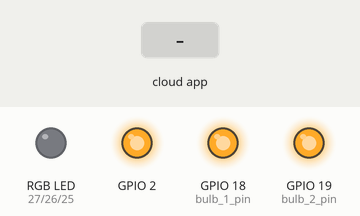
This sketch was run on a simulated ESP32. Shown: an RGB LED mixed from three pins (HIGH = lit), output pins drawn as LEDs (lit = HIGH). Inputs (shaded band) come from the test bench. WiFi joins after 1.5 s; servers stay silent unless stated; the Firebase database answers and starts empty.

Above: at 1.4 s.
1.5 s: the phone or cloud app sets oneIsOn to 1
At 1.9 s:
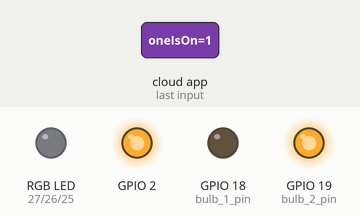
3.0 s: the phone or cloud app sets oneIsOn to 0
At 4.5 s:
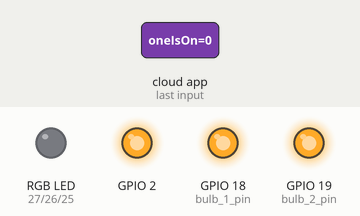
4.8 s: the phone or cloud app sets twoIsOn to 1
At 5.7 s:
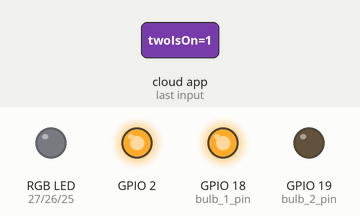
Timing chart, 0 to 7.8 s (numbered marks = the images above; inputs shaded):
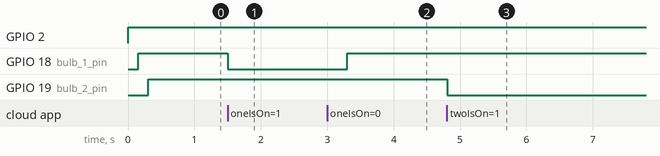

The sketch:

iot.ino
```cpp
#if defined(ESP32)
#include <WiFi.h>
#include <FirebaseESP32.h>
#elif defined(ESP8266)
#include <ESP8266WiFi.h>
#include <FirebaseESP8266.h>
#endif
#include <addons/TokenHelper.h>
#include <addons/RTDBHelper.h>

// WiFi Credentials
#define WIFI_SSID "*************************"
#define WIFI_PASSWORD "*************************"

// Firebase Credentials
#define API_KEY "*************************"
#define DATABASE_URL "*************************"

// Firebase RTDB Config
FirebaseData fbdo;
FirebaseAuth auth;
FirebaseConfig config;

// Bulb Pins Config
#define bulb_1_pin 18
#define bulb_2_pin 19

// RGB LED Pins Config
#define red_bulb_pin 27
#define green_bulb_pin 26
#define blue_bulb_pin 25

// LED PWM Config
#define freq 5000
#define resolution 8

// PWM channel Config
#define red_led_channel 0
#define green_led_channel 1
#define blue_led_channel 2

// Delcaring variables
int bulb_1_value, bulb_2_value, RGB_value, red_value, green_value, blue_value;


// Setup
void setup(){

  WiFi.begin(WIFI_SSID, WIFI_PASSWORD);
  config.api_key = API_KEY;
  config.database_url = DATABASE_URL;
  Firebase.begin(DATABASE_URL, API_KEY);
  Firebase.setDoubleDigits(5);

  ledcSetup(red_led_channel, freq, resolution);
  ledcSetup(green_led_channel, freq, resolution);
  ledcSetup(blue_led_channel, freq, resolution);

  pinMode(bulb_1_pin, OUTPUT);
  pinMode(bulb_2_pin, OUTPUT);
  pinMode(2, OUTPUT);

  ledcAttachPin(red_bulb_pin, red_led_channel);
  ledcAttachPin(green_bulb_pin, green_led_channel);
  ledcAttachPin(blue_bulb_pin, blue_led_channel);
}


// Main
void loop(){

  if (Firebase.ready()) {

    digitalWrite(2,HIGH);

// Bulb 1
    Firebase.getInt(fbdo, "/Bulb/oneIsOn");
    bulb_1_value = fbdo.to<int>();
    if(bulb_1_value == 0){
      digitalWrite(bulb_1_pin,HIGH);
    } else {
      digitalWrite(bulb_1_pin,LOW);
    }

// Bulb 2
    Firebase.getInt(fbdo, "/Bulb/twoIsOn");
    bulb_2_value = fbdo.to<int>();
    if(bulb_2_value == 0){
      digitalWrite(bulb_2_pin,HIGH);
    } else {
      digitalWrite(bulb_2_pin,LOW);
    }

// RGB LED
    Firebase.getInt(fbdo, "/RGB/isOn");
    RGB_value = fbdo.to<int>();

    if(RGB_value == 1){

      Firebase.getInt(fbdo, "/RGB/Red");
      red_value = fbdo.to<int>();
      Firebase.getInt(fbdo, "/RGB/Green");
      green_value = fbdo.to<int>();
      Firebase.getInt(fbdo, "/RGB/Blue");
      blue_value = fbdo.to<int>();

      ledcWrite(red_led_channel, red_value);
      ledcWrite(green_led_channel, green_value);
      ledcWrite(blue_led_channel, blue_value);
    }
    else {
      ledcWrite(red_led_channel, 0);
      ledcWrite(green_led_channel, 0);
      ledcWrite(blue_led_channel, 0);
    }

  }
  else {
    digitalWrite(2,LOW);
    digitalWrite(bulb_1_pin,LOW);
    digitalWrite(bulb_2_pin,LOW);
    ledcWrite(red_led_channel, 0);
    ledcWrite(green_led_channel, 0);
    ledcWrite(blue_led_channel, 0);
  }
}
```

Measured:
- after the input at 1.5 s, GPIO 18 (bulb_1_pin): HIGH → LOW at once
- after the input at 3.0 s, GPIO 18 (bulb_1_pin): LOW → HIGH after 0.31 s
- after the input at 4.8 s, GPIO 19 (bulb_2_pin): HIGH → LOW at once
